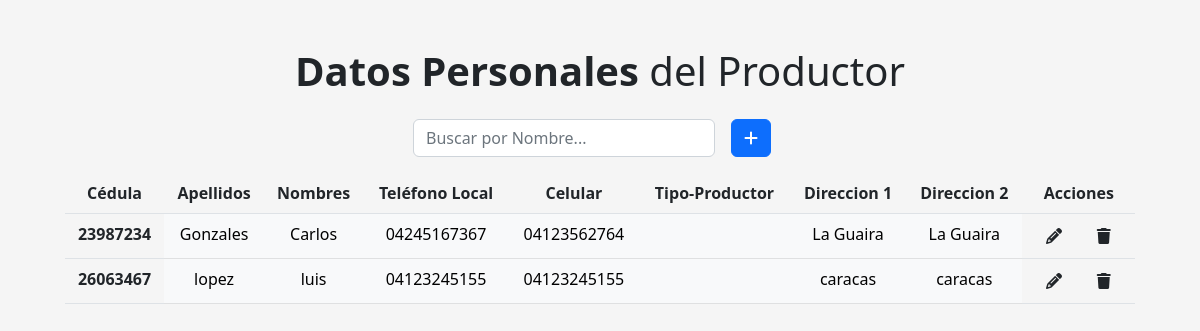
Before: /productor with the older database file.
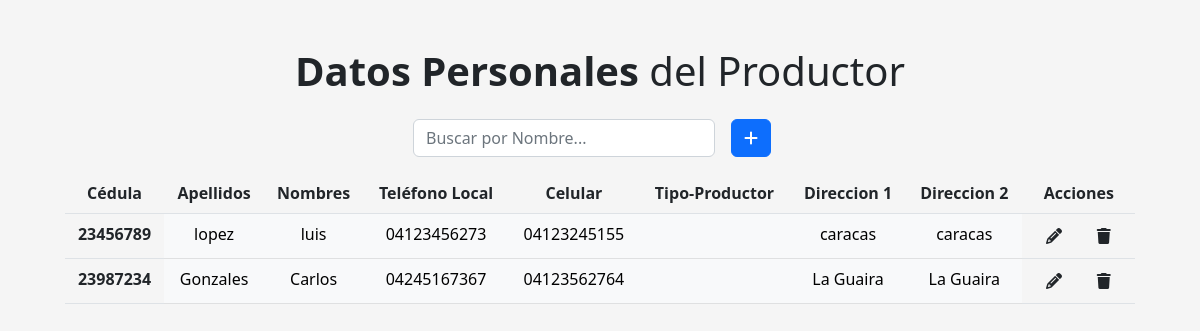
After: the same page with the newer database file.
### model.py (models this page shows, shortened)
class Productor(db.Base):
    __tablename__ = 'productor'
    id = Column(Integer, primary_key=True)
    nombres = Column(String, nullable=False)
    apellidos = Column(String, nullable=False)
    telefonoCelular = Column(String, nullable=False)
    telefonoLocal = Column(String, nullable=True)
    direccion = Column(String, nullable=False)
    tipo = Column(Integer, ForeignKey("tipoproductor.id"))

### app.py (the view)
@app.route('/productor',methods=['GET','POST','PUT'])
def productor():
    if request.method=='POST':
        new_prod = db1.session.query(Productor).filter_by(id = request.form['id']).first()
        if new_prod == None:
            agregarProductor(request.form["id"],
                            request.form["nombres"],
                            request.form["apellidos"],
                            request.form["telefonoCelular"],
                            request.form["telefonoLocal"],
                            request.form["direccion"],
                            request.form["tipo"],)
            productores = obtenerProductores()
            tipos = obtenerTiposProductores()
            return render_template('productor.html',productores=productores, tipos=tipos)
        else:
            flash("El productor ya existe ")
            productores = obtenerProductores()
            tipos = obtenerTiposProductores()
            return render_template('productor.html',productores=productores, tipos=tipos)
    else:
        productores = obtenerProductores()
        tipos = obtenerTiposProductores()
        return render_template('productor.html',productores=productores, tipos=tipos)

### app.py (called while the page is built)
def obtenerProductores():
    productores = db1.session.query(Productor).filter_by().all()
    return productores

def obtenerTiposProductores():
    tiposProductores = db1.session.query(TipoProductor).filter_by().all()
    return tiposProductores

### templates/productor.html (shortened to what this page needs)
{% extends './home.html' %}
{% block customCSS %}
<link rel="stylesheet" href="{{ url_for('static',filename='css/login.css') }}">
{% endblock %}
{% block body %}
<main class="form-signin w-100 mb-auto mt-3 text-center">
  <h2 class=" my-3 fade-in display-6"><b class="fw-bold">Datos Personales</b> del Productor</h2>
  <div class="row justify-content-md-center fade-in">
      <div class="col-12 col-md-4 d-flex justify-content-end">
            <input type="text" class="form-control my-2 search" id="myInput" onkeyup="search()" placeholder="Buscar por Nombre...">
            <button type="button" class="btn btn-primary my-2 mx-3" data-bs-toggle="modal" data-bs-target="#AgregarProductor">
              <i class="fa-solid fa-plus"></i>
            </button>
      </div>
  </div>
  {%if productores%}
      <div class="row justify-content-md-center fade-in">
        <div class="col-12 col-md-11 table-responsive">
          <table class="table mt-2 table-hover" id = "productores">
            <thead>
              <th scope="col">Cédula</th>
              <th scope="col">Apellidos</th>
              <th scope="col">Nombres</th>
              <th scope="col">Teléfono Local</th>
              <th scope="col">Celular</th>
              <th scope="col">Tipo-Productor</th>
              <th scope="col">Direccion 1</th>
              <th scope="col">Direccion 2</th>
              <th scope="col">Acciones</th>
            </thead>
            <tbody>
              {%for productor in productores%}
              <tr class=" deleteOut tdEdit">
                  <th scope="row">{{productor.id}}</th>
                  <td class="table-light tdEdit" type="username" id="apellidos">{{productor.apellidos}}</td>
                  <td class="table-light tdEdit" type="username" id="nombre">{{productor.nombres}}</td>
                  <td class="table-light tdEdit" type="username" id="apellidos">{{productor.telefonoLocal}}</td>
                  <td class="table-light tdEdit" type="username" id="apellidos">{{productor.telefonoCelular}}</td>
                  <td class="table-light tdEdit" type="username" id="apellidos" value="{{productor.tipo}}"></td>
                  <td class="table-light tdEdit" type="username" id="apellidos">{{productor.direccion}}</td>
                  <td class="table-light tdEdit" type="username" id="apellidos">{{productor.direccion}}</td>
                  <td >
                      <div class="cont">
                        <button id="editbtn" method="POST" class="edit pencil btn" role="button"
                          data-bs-toggle="modal" data-bs-target="#EditarProductor" onclick="handleEdit()">
                          <div>
                            <i class="fa-solid fa-pencil"></i>
                          </div>
                        </button>
                        <form name="ID" action="/productor/delete" method="POST" class="edit trash btn" role="button" onclick="handleDelete();">
                          <div >
                            <i class="fa-solid fa-trash"></i>
                          </div>
                        </form>
                      </div>
                    </td>
              </tr>
              {%endfor%}
            </tbody>
          </table>
        </div>
      </div>
  {%endif%}
</main>
{% endblock %}

### templates/home.html (shortened to what this page needs)
{% extends './base.html' %}
    {% block menu %}
        {% block body %}{% endblock %}
    {% endblock %}

### templates/base.html (shortened to what this page needs)
<!DOCTYPE html>
<html lang="en">
<head>
    <link href="https://cdn.jsdelivr.net/npm/bootstrap@5.2.0-beta1/dist/css/bootstrap.min.css"
        rel="stylesheet"
>
    {% block customCSS %}
    {% endblock %}
</head>
<body>
    {% block menu %}
    {% endblock %}
</body>
</html>

### static/css/login.css (style rules this page uses)
html, body { height: 100%; }
body { display: flex; align-items: center; background-color: #f5f5f5; }
.form-signin { padding: 15px; }
.cont { display: flex; flex: 0 0 auto; justify-content: center; padding: 0px; margin: -5px; }
form.edit { display: flex !important; flex: 0 0 auto !important; width: 40% !important; justify-content: center !important; padding: 6px 20px !important; border-radius: 40rem !important; }
button.edit { display: flex !important; flex: 0 0 auto !important; width: 40% !important; justify-content: center !important; padding: 6px 7px !important; border-radius: 40rem !important; }
.trash { margin-left: 3.5px !important; }
.pencil { margin-right: 3.5px !important; }
.fade-in { opacity:0; -webkit-animation:fadeIn ease-in 1; -moz-animation:fadeIn ease-in 1; animation:fadeIn ease-in 1; -webkit-animation-fill-mode:forwards; -moz-animation-fill-mode:forwards; animation-fill-mode:forwards; -webkit-animation-duration:0.4s; -moz-animation-duration:0.4s; animation-duration:0.4s; }

Changed rows visible on the page:
removed Productor: id "26063467", apellidos "lopez", nombres "luis", telefonoLocal "04123245155", telefonoCelular "04123245155", {{ productor.tipo }} 1 (drawn), direccion "caracas"
added Productor: id "23456789", apellidos "lopez", nombres "luis", telefonoLocal "04123456273", telefonoCelular "04123245155", {{ productor.tipo }} 1 (drawn), direccion "caracas"
